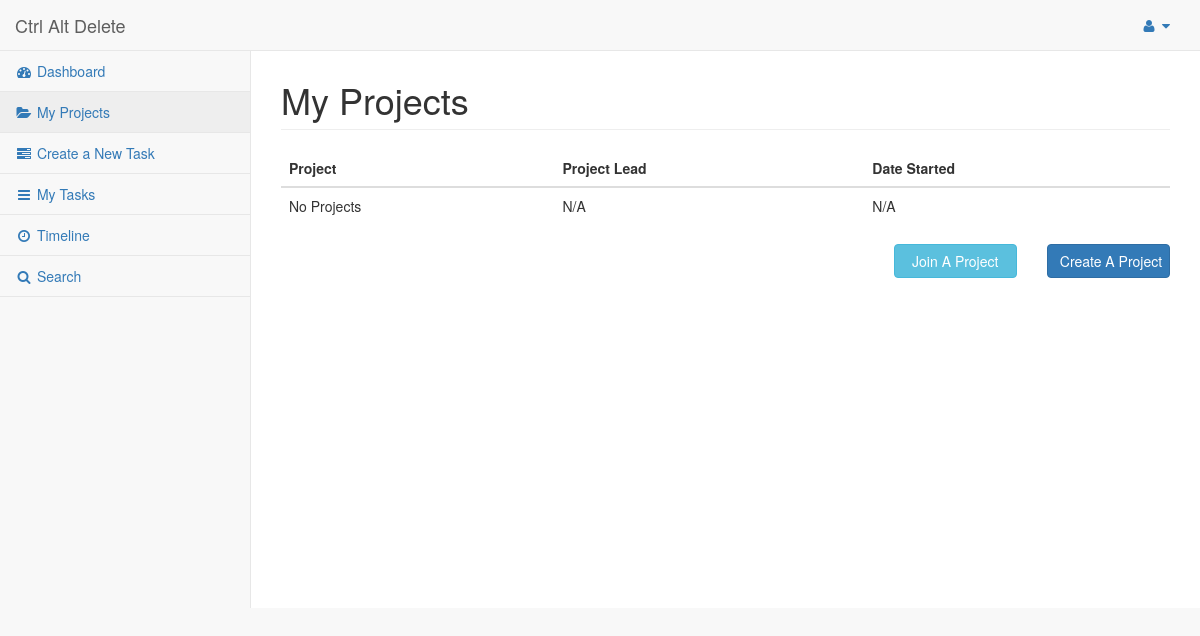
The app's page /pages/myProject.php (signed in), older data.
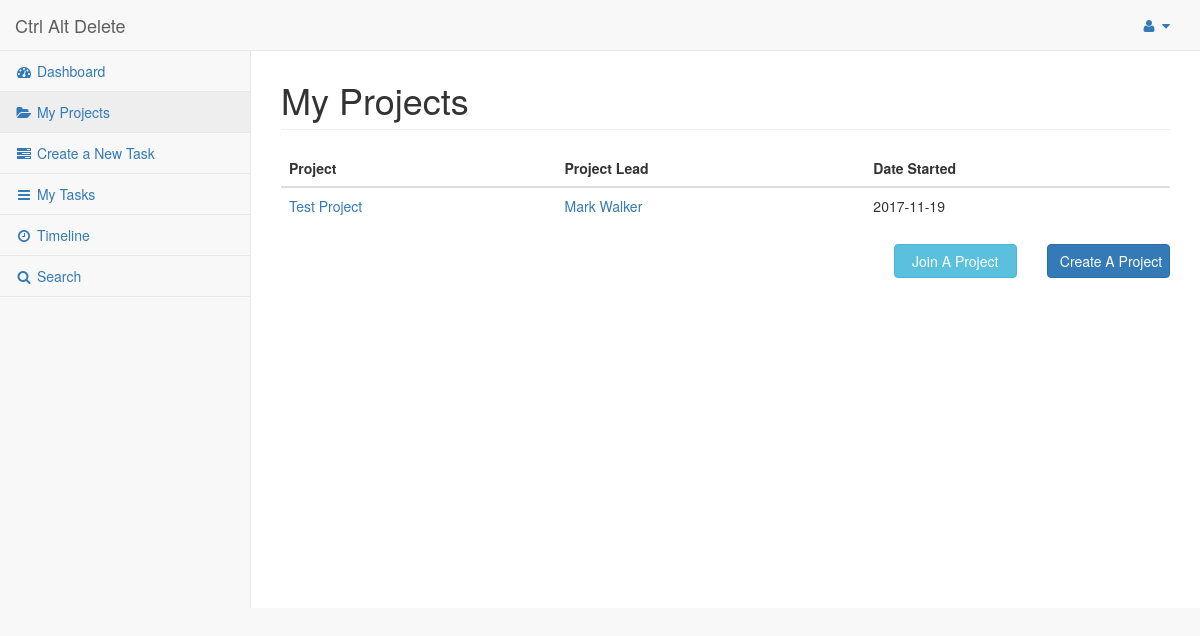
The same page, newer data.
### tables this page shows
CREATE TABLE `belongto` (
  `username` varchar(45) NOT NULL,
  `projectID` int(11) NOT NULL,
  `permissions` int(11) NOT NULL
);

CREATE TABLE `projects` (
  `projectID` int(11) NOT NULL,
  `projectName` varchar(45) NOT NULL,
  `projectStart` date NOT NULL,
  `projectDescription` varchar(2000) NOT NULL,
  `projectKey` varchar(32) NOT NULL
);

CREATE TABLE `users` (
  `username` varchar(45) NOT NULL,
  `first` varchar(45) NOT NULL,
  `last` varchar(45) NOT NULL,
  `email` varchar(45) NOT NULL,
  `passhash` varchar(32) NOT NULL
);

### pages/myProject.php (the view, shortened to what the changed rows need)
<!DOCTYPE html>
<html lang="en">
<head>
    <link href="../vendor/bootstrap/css/bootstrap.min.css" rel="stylesheet">
    <link href="../vendor/metisMenu/metisMenu.min.css" rel="stylesheet">
    <link href="../dist/css/sb-admin-2.css" rel="stylesheet">
    <link href="../vendor/morrisjs/morris.css" rel="stylesheet">
    <link href="../vendor/font-awesome/css/font-awesome.min.css" rel="stylesheet" type="text/css">
    <link href="../customcss/custom.css" rel="stylesheet">
</head>
<body>
    <div id="wrapper">
        <br/>
        <br/>
        <div id="page-wrapper">
            <div class="row">
                <div class="col-lg-12">
                    <h1 class="page-header">My Projects</h1>
                </div>
            </div>
            <table class="table">
                <thead>
                    <tr>
                        <th>Project</th>
                        <th>Project Lead</th>
                        <th>Date Started</th>
                    </tr>
                </thead>
                <tbody>
                <?php
                    $user = $_SESSION['username'];
                    $connection = mysqli_connect("localhost", "root", "", "cen4020");
                    $results = mysqli_query($connection, "SELECT projectID FROM belongto WHERE username='$user'");
                    if (mysqli_num_rows($results) != 0)
                    {
                        while($row= mysqli_fetch_row($results))
                        {
                            $pid = $row[0];
                            $findUser = mysqli_query($connection, "SELECT username FROM belongto WHERE projectID=$pid AND permissions=1");
                            $leaderRow = mysqli_fetch_row($findUser);
                            $leaderUser = $leaderRow[0];
                            $findLeaderName= mysqli_query($connection, "SELECT first, last FROM users WHERE username='$leaderUser'");
                            $leaderRow = mysqli_fetch_row($findLeaderName);
                            $leaderFirst = $leaderRow[0];
                            $leaderLast = $leaderRow[1];
                            $findProjectInfo = mysqli_query($connection, "SELECT projectName, projectStart FROM projects WHERE projectID = '$pid'");
                            $projectRow = mysqli_fetch_row($findProjectInfo);
                            $pname = $projectRow[0];
                            $pdate = $projectRow[1];
                            echo "<tr>";
                            echo "<td>";
                            echo "<a href='viewProject.php?var=$pname'>$pname</a>";
                            echo "</td>";
                            echo "<td>";
                            echo "<a href='account.php?user=$leaderUser'>$leaderFirst  $leaderLast</a>";
                            echo "</td>";
                            echo "<td>";
                            echo "$pdate";
                            echo "</td>";
                            echo "</tr>";
                        }
                    }
                    else
                    {
                        echo "<tr>";
                        echo "<td>";
                        echo "No Projects";
                        echo "</td>";
                        echo "<td>";
                        echo "N/A";
                        echo "</td>";
                        echo "<td>";
                        echo "N/A";
                        echo "</td>";
                        echo "</tr>";
                    }
                 ?>
                </tbody>
            </table>
    </div>
</body>
</html>

Row changes from the older to the newer data that the page shows:
added belongto: projectID.projectName "Test Project", username.first "Mark", username.last "Walker", projectID.projectStart "2017-11-19"
Text that changed along with them:
text no longer shown: "No Projects N/A N/A"
